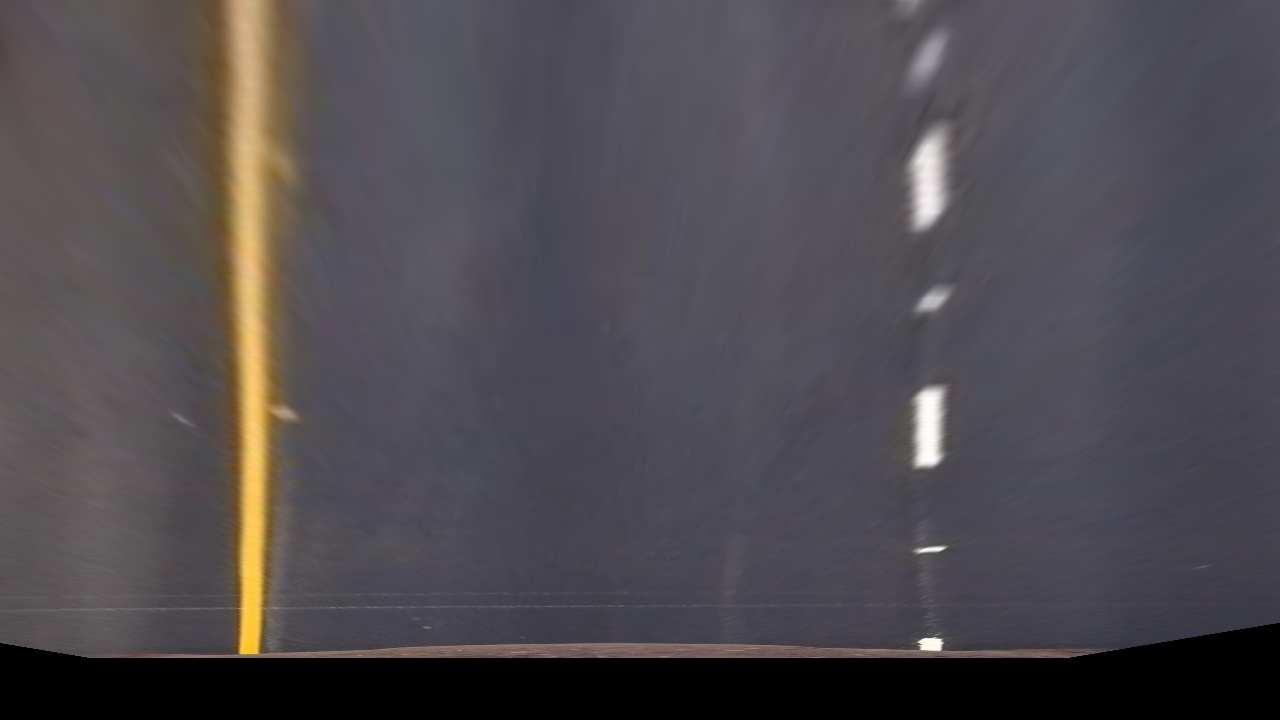
#> input picture warped/straight_lines1.jpg, 1280 x 720 px
$ python -i advanced_lane_finding.py   (imports and definitions only)
#> lines starting #> are read from the running program, lines starting #| are printed output that depends on the picture; after the words box and inside, x2 and y2 are one past the last pixel; in counts of white or black regions, pixels touching at a corner belong together
import numpy as np
import cv2
import glob
import matplotlib.pyplot as plt

# first lets calibrate our camera using the chessboard images
objp = np.zeros((6*9,3), np.float32)
objp[:,:2] = np.mgrid[0:9,0:6].T.reshape(-1,2)

objpoints = []
imgpoints = []

# [8 lines left out: function calibrate, not called in this run]

# grab images to calibrate
calibration_images = glob.glob('./camera_cal/calibration*.jpg')

# get corners in calibration images
# [3 lines not run here, left out]

# [7 lines left out: function undistort, not called in this run]

# load all the test images and organize them nicely in a dict of {file_name: image_data}
test_image_fnames = glob.glob('./test_images/straight_lines*.jpg') + glob.glob('./test_images/test*.jpg')

test_images = []
# [2 lines not run here, left out]

test_image_names = []
# [2 lines not run here, left out]

test_image_dict = zip(test_image_names, test_images)

# time to remove image distortion with data from calibration
undistorted_images = []

# [4 lines not run here, left out]


# pixel threshold to get the lines
def l_threshold(image, min, max):
    luv = cv2.cvtColor(image, cv2.COLOR_RGB2LUV)
    L = luv[:,:,0]
    binary = np.zeros_like(L)
    binary[(L >= min) & (L <= max)] = 1
    return binary

def r_threshold(image, rmin, rmax):
    R = image[:,:,0]
    binary = np.zeros_like(R)
    binary[((R >= rmin) & (R <= rmax))] = 1
    return binary

def blue_threshold(image, bmax):
    B = image[:,:,2]
    binary = np.zeros_like(B)
    binary[(B <= bmax)] = 1
    return binary

def b_threshold(image, min, max):
    Lab = cv2.cvtColor(image, cv2.COLOR_RGB2Lab)
    b = Lab[:,:,2]
    binary = np.zeros_like(b)
    binary[(b >= min) & (b <= max)] = 1
    return binary

def g_threshold(image, min, max):
    gray = cv2.cvtColor(image, cv2.COLOR_RGB2GRAY)
    binary = np.zeros_like(gray)
    binary[(gray >= min) & (gray <= max)] = 1
    return binary

def threshold(image):
#    image = cv2.cvtColor(image, cv2.COLOR_BGR2RGB)
    l_thresh = l_threshold(image, 200, 255)
    b_thresh = b_threshold(image, 144, 255)
    g_thresh = g_threshold(image, 200, 255)
    r_thresh = r_threshold(image, 220, 255)
    blue_thresh = blue_threshold(image, 165)
    combined = np.zeros_like(image)
    combined[(l_thresh == 1) & (blue_thresh == 1) | (b_thresh == 1) | (g_thresh == 1) | (r_thresh == 1) & (blue_thresh == 1)] = 252
    ret, combined = cv2.threshold(combined, 250, 255, cv2.THRESH_BINARY)
    return combined


thresholded_images = []

# [6 lines not run here, left out]


# Perspective Transform ---
#   from code determined in perspective_transform.py
src_points = np.float32([[246, 693],[585, 458], [698, 458], [1061, 693]])
dst_points = np.float32([[250, 720], [250, 100], [930, 100], [930, 720]])


M = None

# [5 lines left out: function perspective_transform, not called in this run]


transformed_images = []

# apply perspective transform to thresholded test images
# [6 lines not run here, left out]


margin = 100 # How much to slide left and right for searching
window_width = 40

# create a window mask for convolution
# [154 lines left out: functions window_mask, find_window_centroids, draw_lane, not called in this run]

warped = []
original = []


# [3 lines not run here, left out]

null_array = np.array([])

# [4 lines not run here, left out]


class MyVideoProcessor(object):
    def __init__(self):
        self.last_centroids = []
        self.past_frames_left = []
        self.past_frames_right = []

        self.best_fit_left = np.asarray([])
        self.best_fit_right = np.asarray([])
        self.running_average = 3

    # [8 lines left out: function pipeline_function, not called in this run]

video_processor_1, video_processor_2, video_processor_3 = MyVideoProcessor(), MyVideoProcessor(), MyVideoProcessor()

from moviepy.editor import VideoFileClip


project_video_output = './output_images/project_video_output.mp4'
# [1 line that did not run here, left out]
# [1 line that did not run here, left out]
# [1 line not run here, left out]

'''
project_video_output = './output_images/challenge_video_output.mp4'
clip1 = VideoFileClip('challenge_video.mp4')
pv_clip = clip1.fl_image(video_processor_2.pipeline_function)
pv_clip.write_videofile(project_video_output, audio=False)


project_video_output = './output_images/harder_challenge_video_output.mp4'
clip1 = VideoFileClip('harder_challenge_video.mp4')
pv_clip = clip1.fl_image(video_processor_3.pipeline_function)
pv_clip.write_videofile(project_video_output, audio=False)
'''

>>> import cv2
>>> picture = cv2.imread('warped/straight_lines1.jpg')
#> picture is the input picture: shape (720, 1280, 3); mean B, G, R 79.4, 74.7, 78.9
>>> result = threshold(picture)
#> in l_threshold, `luv = cv2.cvtColor(image, cv2.COLOR_RGB2LUV)`: luv: shape (720, 1280, 3); mean of channels 0, 1, 2 82, 98.5, 133.6
#> in threshold, `l_thresh = l_threshold(image, 200, 255)`:
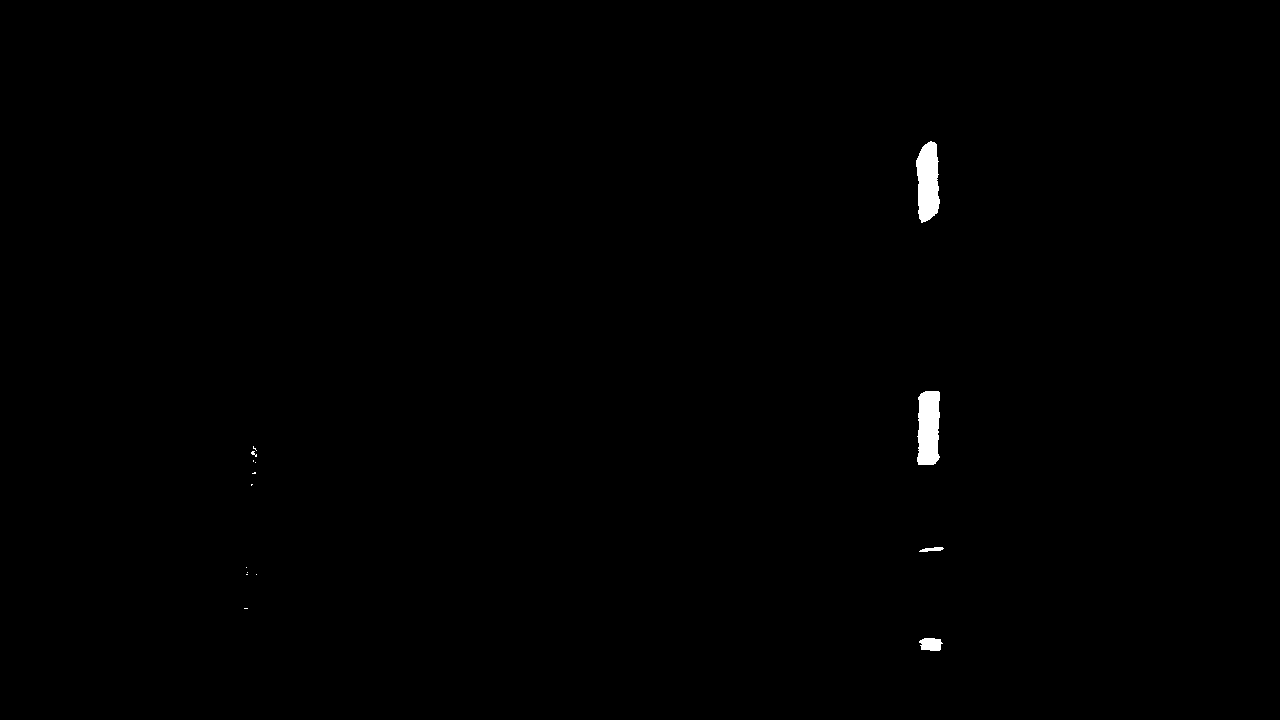
#> l_thresh: shape (720, 1280); values 0 (black) and 1 (white), 0.37% white; 15 white regions (11 under 20 px), largest, box (x1, y1, x2, y2) and area: (916, 141, 940, 223) 1501, (917, 391, 940, 465) 1495, (919, 638, 943, 651) 248, (919, 547, 944, 552) 79
#> in b_threshold, `Lab = cv2.cvtColor(image, cv2.COLOR_RGB2Lab)`: Lab: shape (720, 1280, 3); mean of channels 0, 1, 2 82.5, 131.1, 126.6
#> in b_threshold, `b = Lab[:,:,2]`:
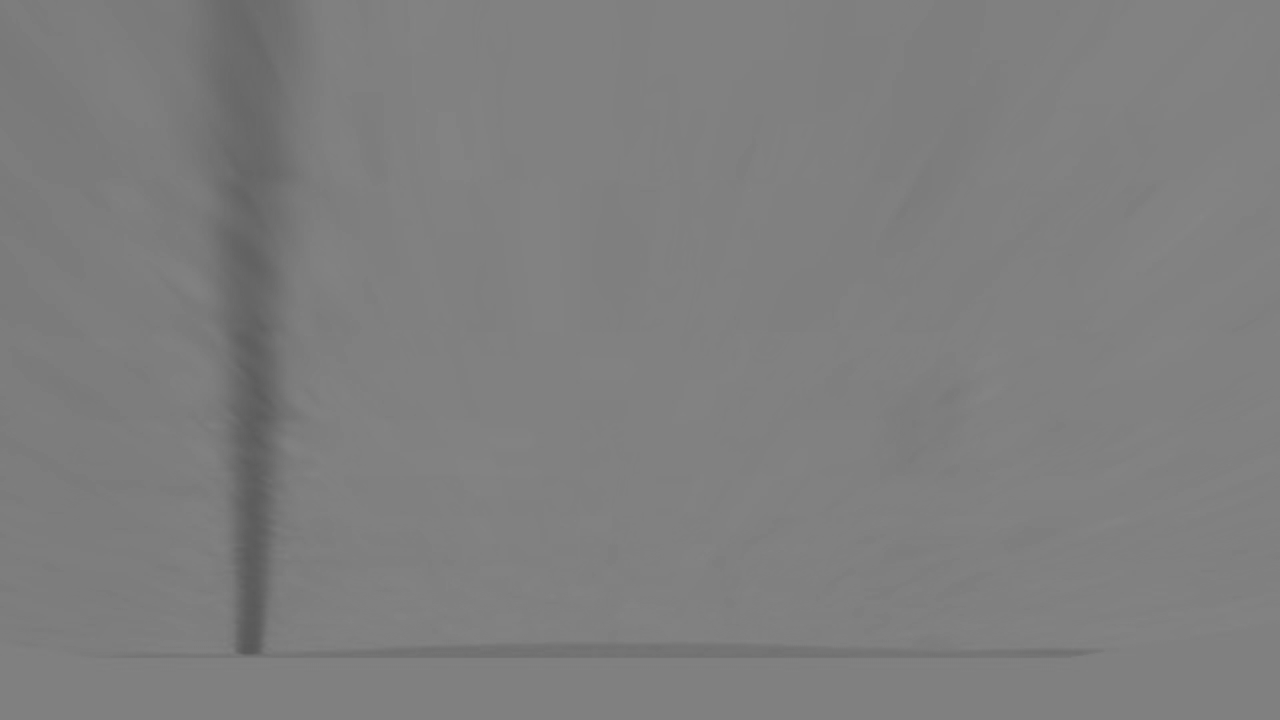
#> b: shape (720, 1280); min 87, max 134, mean 126.6
#> in threshold, `b_thresh = b_threshold(image, 144, 255)`: b_thresh: shape (720, 1280); every value is 0
#> in threshold, `g_thresh = g_threshold(image, 200, 255)`: g_thresh: shape (720, 1280); values 0 (black) and 1 (white), 0.34% white; 4 white regions, box (x1, y1, x2, y2) and area: (918, 391, 940, 465) 1439, (916, 142, 939, 222) 1383, (919, 638, 943, 651) 245, (919, 547, 944, 552) 76
#> in threshold, `r_thresh = r_threshold(image, 220, 255)`: r_thresh: shape (720, 1280); values 0 (black) and 1 (white), 0.25% white; 4 white regions, box (x1, y1, x2, y2) and area: (919, 393, 938, 464) 1141, (918, 146, 937, 217) 843, (920, 638, 942, 651) 219, (920, 548, 943, 552) 58
#> in blue_threshold, `B = image[:,:,2]`:
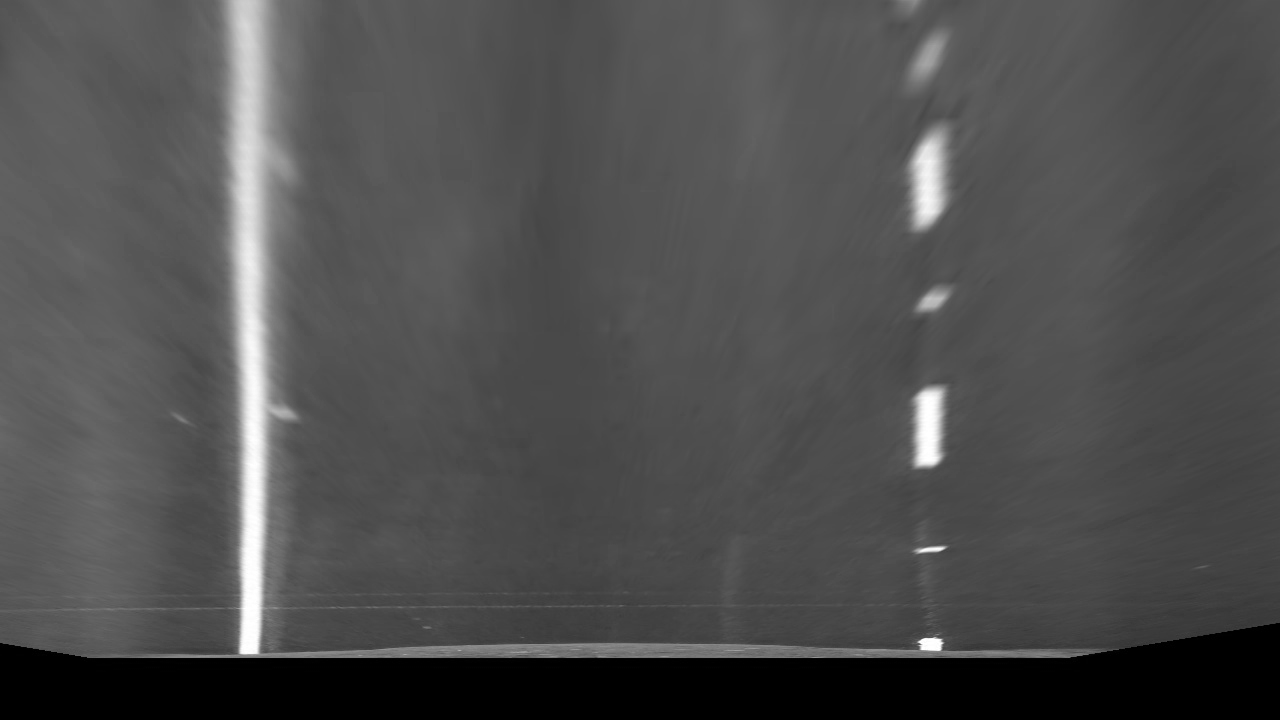
#> B: shape (720, 1280); min 0, max 255, mean 78.9
#> in threshold, `blue_thresh = blue_threshold(image, 165)`:
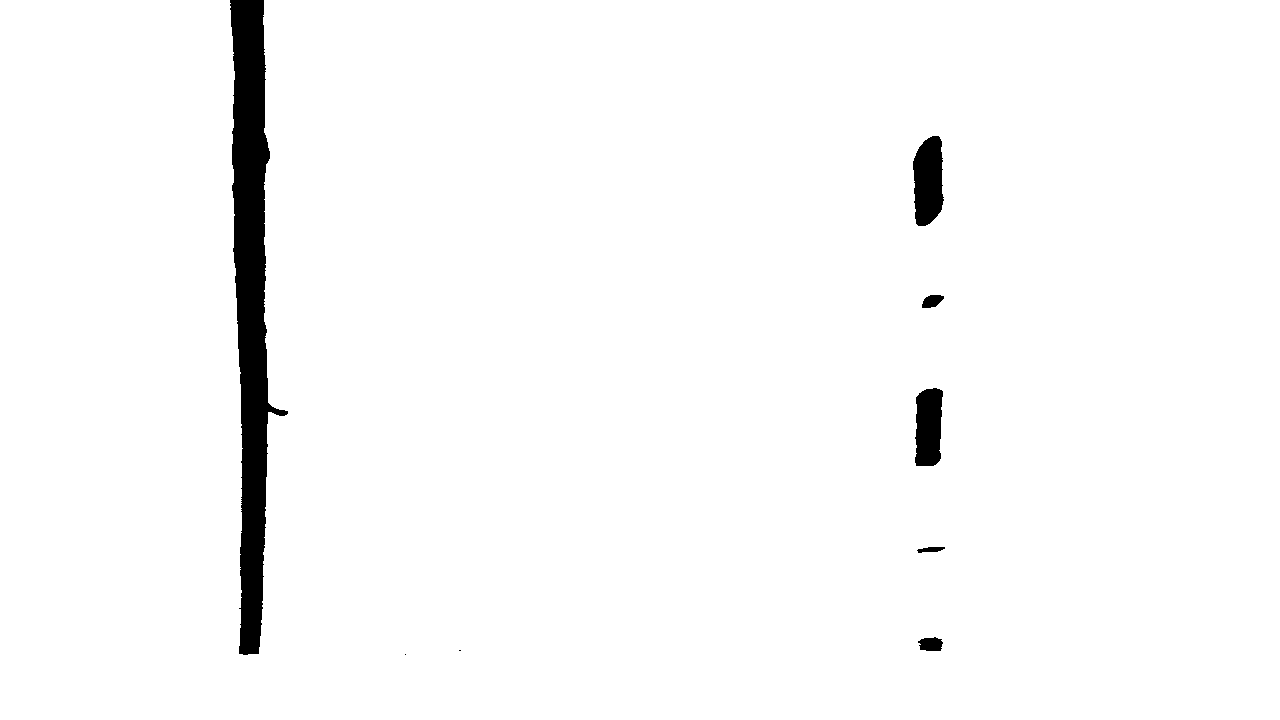
#> blue_thresh: shape (720, 1280); values 0 (black) and 1 (white), 97.5% white; 8 black regions (2 under 20 px), largest, box (x1, y1, x2, y2) and area: (230, 0, 288, 655) 18352, (913, 136, 944, 226) 2219, (915, 388, 943, 466) 1870, (918, 637, 943, 651) 275, (922, 295, 944, 308) 206, (917, 547, 945, 553) 112

$ run again, on warped/test5.jpg
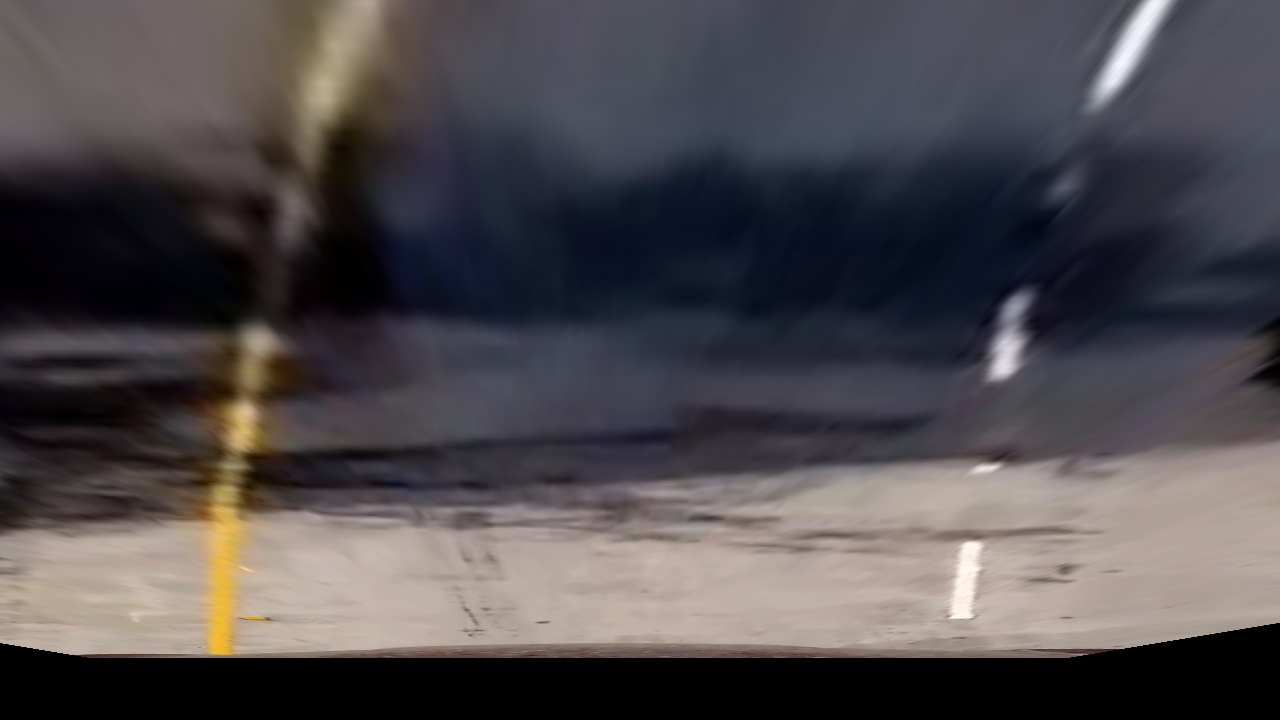
#> input picture warped/test5.jpg, 1280 x 720 px
#> picture is the input picture: shape (720, 1280, 3); mean B, G, R 77.5, 74.2, 78.7
#> luv: shape (720, 1280, 3); mean of channels 0, 1, 2 79.2, 97.5, 133
#> in threshold, `l_thresh = l_threshold(image, 200, 255)`:
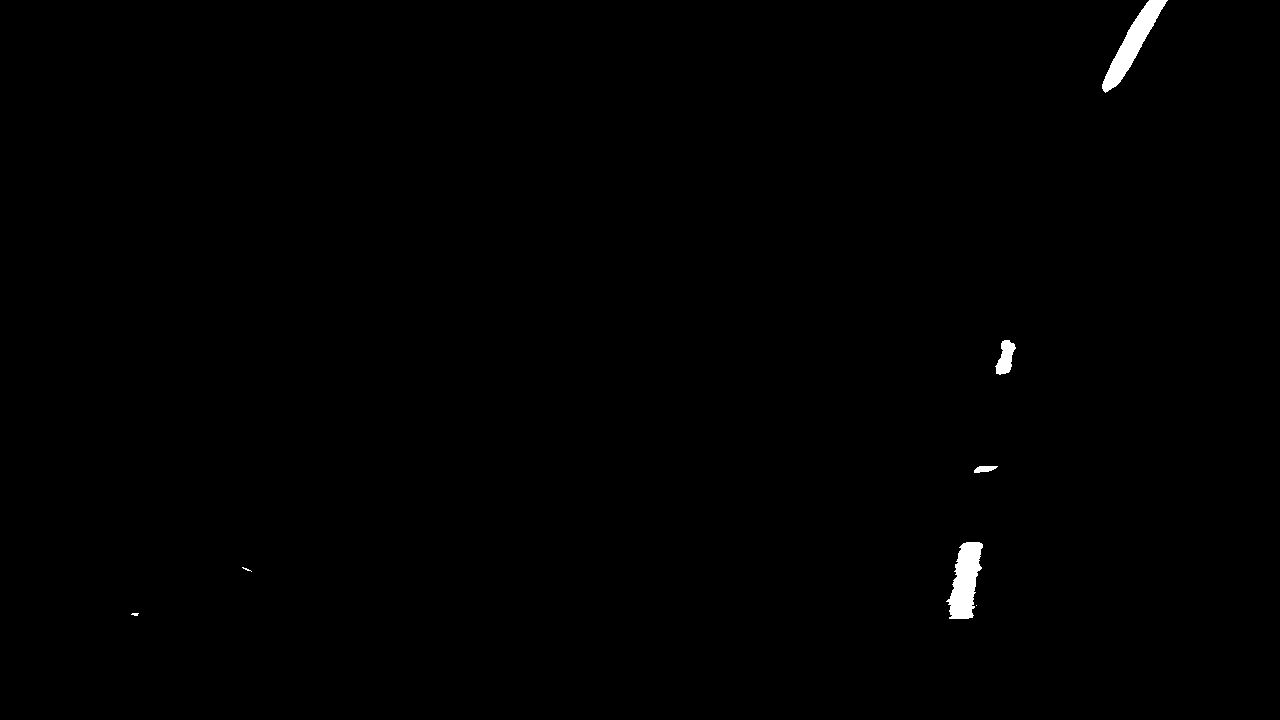
#> l_thresh: shape (720, 1280); values 0 (black) and 1 (white), 0.45% white; 7 white regions (3 under 20 px), largest, box (x1, y1, x2, y2) and area: (1102, 0, 1168, 93) 1802, (946, 542, 983, 619) 1757, (995, 340, 1016, 375) 437, (974, 466, 998, 473) 117
#> Lab: shape (720, 1280, 3); mean of channels 0, 1, 2 79.6, 130.9, 126.4
#> b_thresh: shape (720, 1280); every value is 0
#> g_thresh: shape (720, 1280); values 0 (black) and 1 (white), 0.42% white; 6 white regions (2 under 20 px), largest, box (x1, y1, x2, y2) and area: (1103, 0, 1167, 92) 1700, (948, 542, 983, 619) 1660, (996, 340, 1015, 374) 360, (975, 466, 997, 472) 101
#> r_thresh: shape (720, 1280); values 0 (black) and 1 (white), 0.3% white; 7 white regions (4 under 20 px), largest, box (x1, y1, x2, y2) and area: (1104, 0, 1165, 89) 1405, (951, 543, 980, 618) 1211, (998, 357, 1009, 373) 99
#> in threshold, `blue_thresh = blue_threshold(image, 165)`:
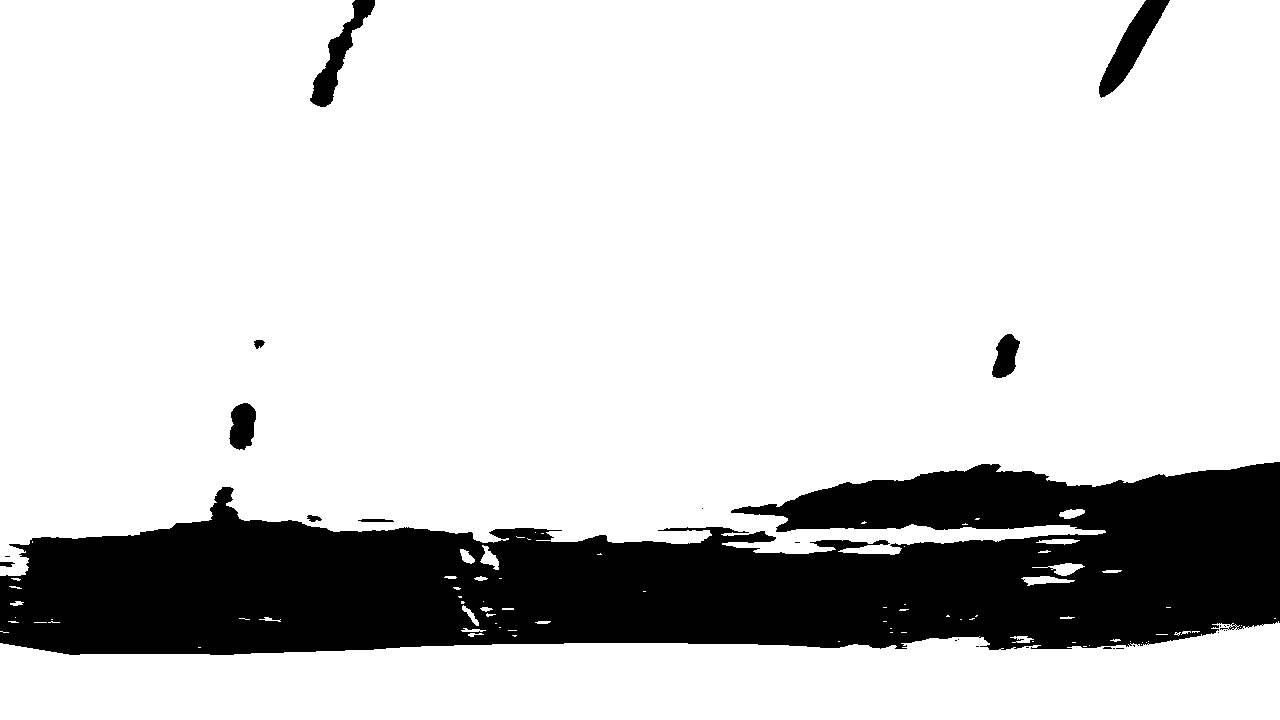
#> blue_thresh: shape (720, 1280); values 0 (black) and 1 (white), 81.4% white; 26 black regions (17 under 20 px), largest, box (x1, y1, x2, y2) and area: (0, 462, 1280, 655) 164883, (1099, 0, 1170, 98) 2320, (310, 0, 375, 107) 1939
